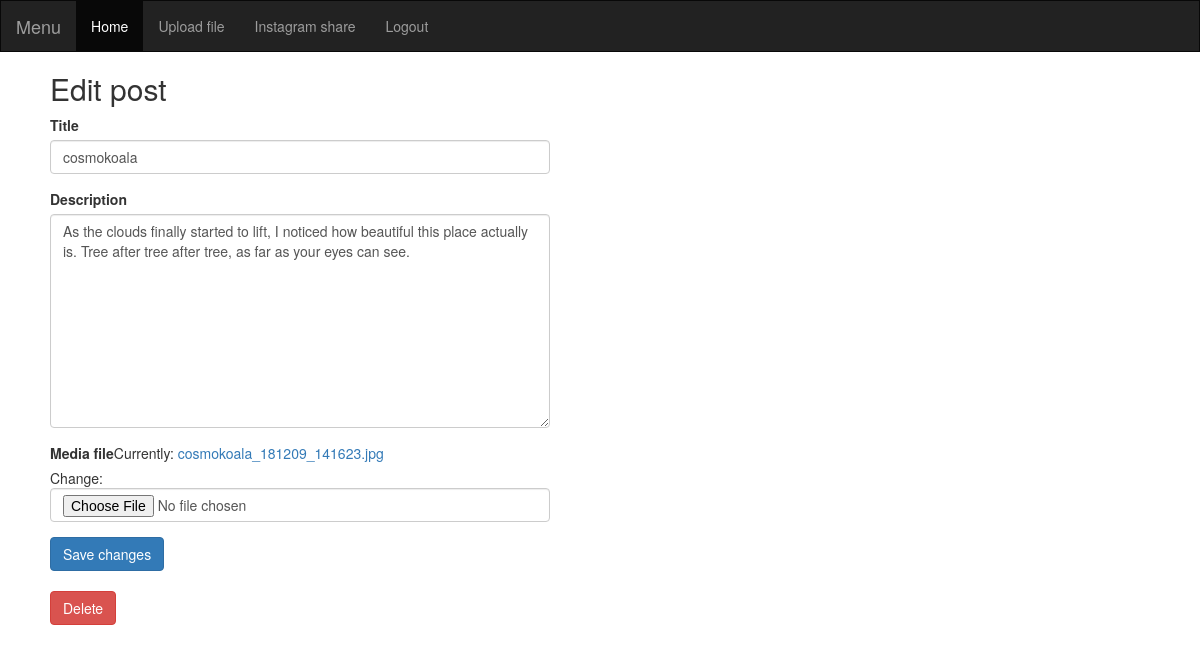
Screenshot of /content/edit/11/cosmokoala/ (signed in) with the database file from the repository.
### contentapp/models.py (models this page shows, shortened)
class ContentPost(models.Model):
    user = models.ForeignKey(User, related_name="photos", on_delete=models.CASCADE)
    pub_date = models.DateTimeField(auto_now_add=True)
    title = models.CharField(max_length=100)
    description = models.TextField()
    slug = models.SlugField(max_length=200, unique=False)
    media_content = models.FileField(upload_to='content/%Y/%m/%d', blank=False, unique=True, verbose_name='Media file')
    class Meta:
        ordering = ['-pub_date']

### contentapp/views.py (the view)
# urls.py: re_path(r'^edit/(?P<id>\d+)/(?P<slug>[-\w]+)/$', views.edit_content, name='edit_content'),
@login_required
def edit_content(request, id, slug):
    post = get_object_or_404(ContentPost, id=id, slug=slug)
    if request.method == 'POST':
        form = ContentPostForm(request.POST, request.FILES, instance=post)
        if form.is_valid():
            post = form.save(commit=False)
            post.user = request.user
            post.save()
            return redirect(reverse('contentapp:index'))
    else:
        form = ContentPostForm(instance=post)
    return render(request, 'contentapp/post_edit.html', {
        'form': form,
        'post': post
    })

### contentapp/forms.py (shortened to what this page needs)
class ContentPostForm(forms.ModelForm):
    class Meta:
        model = ContentPost
        fields = ('title', 'description', 'media_content')

### templates/contentapp/post_edit.html (shortened to what this page needs)
{% extends 'base.html' %}
{% load bootstrap3 %}
{% block content %}
    <div class="" style="margin-left: 50px; width: 500px;">
    <h2>Edit post</h2>
        <form method="post" enctype="multipart/form-data">
            {% bootstrap_form form %}
            <input type="submit" value="Save changes" class="btn btn-primary btn-large" style="margin-bottom: 20px;">
        </form>
        <a href="{% url 'contentapp:delete_content' id=post.id %}" class="btn btn-danger" role="button">Delete</a>
    </div>
{% endblock %}

### rows the page displays
ContentPost: title "cosmokoala", description "As the clouds finally started to lift, I noticed how beautiful this place actually is. Tree after tree after tree, as far as your eyes can see."
